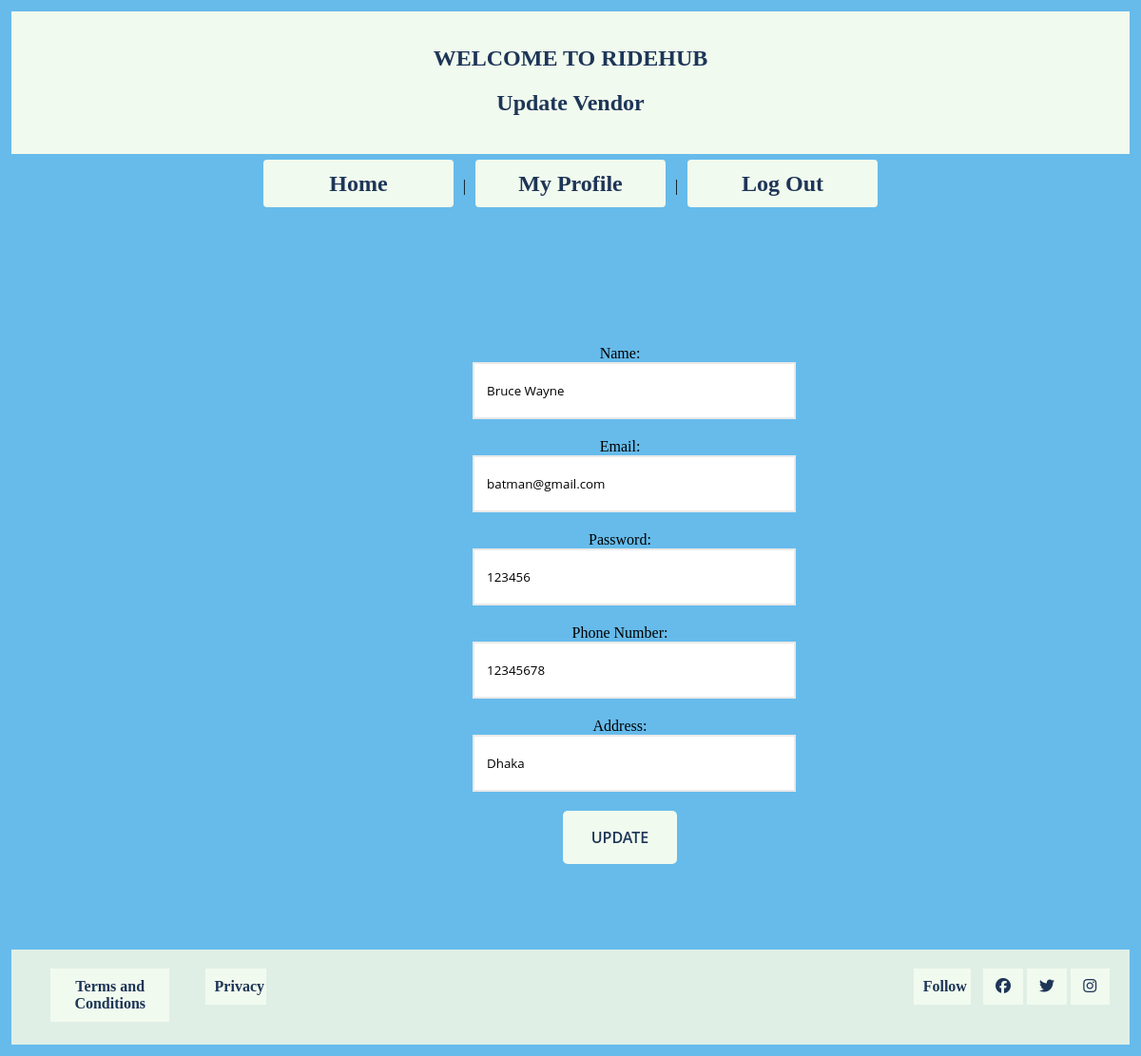
Page /view/UpdateVendor.php (signed in) on the committed database.
### tables this page shows
CREATE TABLE `vendor` (
  `vendor_id` int(11) NOT NULL,
  `name` varchar(128) DEFAULT NULL,
  `email` varchar(128) DEFAULT NULL,
  `password` varchar(128) DEFAULT NULL,
  `type` varchar(128) DEFAULT NULL,
  `phone` int(11) DEFAULT NULL,
  `address` varchar(128) DEFAULT NULL,
  `tradelicense` varchar(128) DEFAULT NULL
);

### View/UpdateVendor.php (the view, shortened to what this page needs)
<?php
include('../control/UpdateCheckVendor.php');
$email = $_SESSION["email"];
$connection = new db();
$conobj = $connection->OpenCon();
$connection->ShowAll($conobj, "Vendor", $email);
$userQuery = $connection->ShowAll($conobj, "Vendor", $email);
if ($userQuery->num_rows > 0) {
    while ($row = $userQuery->fetch_assoc()) {
        $name = $row["name"];
        $email = $row["email"];
        $address = $row["address"];
        $phone = $row["phone"];
        $pass = $row["password"];
    }
} else {
    echo "0 results";
}
?>
<!DOCTYPE html>
<html lang="en">
<head>
    <link rel="stylesheet" href="../css/mycss.css">
</head>
<body>
    <div class="header">
        <h1>Welcome To RideHub</h1>
        <h2>Update Vendor</h2>
    </div>
    <nav>
        <a href="VendorHome.php">Home</a> |
        <a href="VendorProfile.php">My Profile</a> |
        <a href="logout.php">Log Out</a>
    </nav>
    <section class="pad-70">
        <div class="container">
            <form action='' method='post'>
                <div class="form-row">
                    <div class="form-group">
                        Name:
                        <input type="text" name="name" value="<?php echo $name; ?>" class="form-control">
                    </div>
                    <div class="form-group">
                        Email:
                        <input type="text" name="email" value="<?php echo $email; ?>" class="form-control">
                    </div>
                    <div class="form-group">
                        Password:
                        <input type="text" name="pass" value="<?php echo $pass; ?>" class="form-control">
                    </div>
                    <div class="form-group">
                        Phone Number:
                        <input type="text" name="phone" value="<?php echo $phone; ?>" class="form-control">
                    </div>
                    <div class="form-group">
                        Address:
                        <input type="text" name="address" value="<?php echo $address; ?>" class="form-control">
                    </div>
                    <div class="form-group">
                        <input type="submit" value="Update" name="update" class="btn btn-lg btn-primary btn-submit">
                    </div>
                </div>
            </form>
        </div>
    </section>
    <footer>
        <div class="container footer-wrap">
            <div class="footer-left">
                <ul class="footer-menu">
                    <li><a href="">Terms and Conditions</a></li>
                    <li><a href="">Privacy</a></li>
                </ul>
            </div>
            <div class="footer-right">
                <ul class="footer-menu">
                    <li><a href="">Follow</a></li>
                    <li><a href=""><i class="fab fa-facebook"></i></a></li>
                    <li><a href=""><i class="fab fa-twitter"></i></a></li>
                    <li><a href=""><i class="fab fa-instagram"></i></a></li>
                </ul>
            </div>
        </div>
    </footer>
</body>
</html>

### css/mycss.css (style rules this page uses)
body { margin: 1%; background-color: #39a7e6c4; text-align: center; }
h1 { text-align: center; color:#1d3557; font-size: 150%; text-align: center; text-transform: uppercase; font-family: "Times New Roman", Times, serif; }
h2 { text-align: center; color:#1d3557; font-size: 150%; font-family: "Times New Roman", Times, serif; }
nav { text-align: center; }
nav a { display: inline-block; text-decoration: none; font-size: 150%; background-color: #f1faee; color: #1d3557; width: 15%; padding: 1%; border-radius: 4px; margin: 6px; }
form { display: inline-block; margin-top: 10px; }
section { margin: 0 auto; }
.container { width: 1140px; margin: 0 auto; }
.header { background-color: #f1faee; padding: 20px; text-align: center; }
.pad-70 { padding: 70px; }
.form-group { margin-bottom: 20px; }
.form-control { width: 100%; border: 2px solid rgba(20, 17, 17, 0.089); height: 30px; padding: 13px; font-family: "Open Sans", sans-serif; }
.btn { padding: 10px 20px; border: none; display: inline-block; font-family: "Open Sans", sans-serif; border-radius: 5px; }
.btn-lg { padding: 17px 30px; }
.btn-primary { background-color: #f1faee; color: #1d3557; text-transform: uppercase; font-size: 16px; font-weight: 600; transition: .5s; }
a { display: block; background-color: #f1faee; color: #1d3557; text-align: center; padding: 10px 10px; text-decoration: none; margin: auto; margin-bottom: 2%; width: 15%; font-family: "Times New Roman", Times, serif; font-size: 15px; font-weight: 600; }
footer { background-color: #dfefe6; padding: 20px 0; }
.footer-menu { list-style-type: none; margin: 0; padding: 0; overflow: auto; }
.footer-menu li { float: left; margin-right: 10px; }
.footer-menu li a { width: 61%; font-size: medium; font-weight: bold; text-decoration: none; }
.footer-left { float: left; }
.footer-right { float: right; }
.footer-wrap { overflow: auto; }

### rows in the picture
vendor: name "Bruce Wayne", email "batman@gmail.com", pass "123456", phone "12345678", address "Dhaka"
